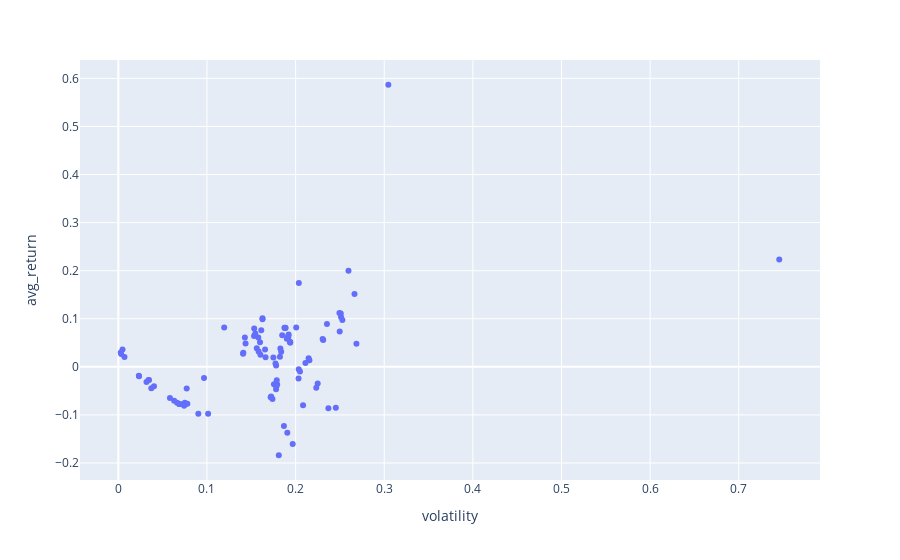

Notebook cell for this chart:
### Code cell
fig = px.scatter(returns_summary_df, y="avg_return", x="volatility", hover_data="ticker")
fig.show()

### Figure 1 — Plotly figure (JSON) as saved in the notebook; plotly's stock layout.template omitted (floating-point values rounded to 4 significant figures)
{"data": [{"customdata": [["VEU"], ["VMBS"], ["IEMG"], ["USMV"], ["IWF"], ["IEF"], ["IXUS"], ["VNQ"], ["VV"], ["IVE"], ["VCSH"], ["BIV"], ["VXUS"], ["TIP"], ["AGG"], ["MUB"], ["IAU"], ["LQD"], ["IVW"], ["SPYV"], ["SCHF"], ["IJR"], ["JEPI"], ["SPY"], ["VGSH"], ["VGK"], ["XLK"], ["VHT"], ["SHV"], ["IWB"], ["IVV"], ["QQQM"], ["VBR"], ["SCHG"], ["IJH"], ["IUSB"], ["SPYG"], ["GOVT"], ["XLI"], ["DGRO"], ["VGT"], ["DFAC"], ["VO"], ["EFV"], ["BSV"], ["XLY"], ["SCHD"], ["VUG"], ["VYM"], ["SPLG"], ["VT"], ["XLP"], ["GLD"], ["TQQQ"], ["RSP"], ["BND"], ["VXF"], ["IWM"], ["VEA"], ["VOE"], ["QUAL"], ["SPDW"], ["VTI"], ["SDY"], ["COWZ"], ["XLU"], ["ACWI"], ["IWR"], ["DVY"], ["JPST"], ["VWO"], ["VTV"], ["USFR"], ["ITOT"], ["VOO"], ["EEM"], ["SCHX"], ["DIA"], ["IGSB"], ["BNDX"], ["VGIT"], ["SHY"], ["VIG"], ["HYG"], ["VB"], ["VCIT"], ["MDY"], ["VTEB"], ["SCHB"], ["XLV"], ["IEFA"], ["MGK"], ["TLT"], ["IWD"], ["EFA"], ["MBB"], ["XLF"], ["QQQ"], ["XLE"], ["BIL"]], "hovertemplate": "volatility=%{x}<br>avg_return=%{y}<br>ticker=%{customdata[0]}<extra></extra>", "legendgroup": "", "marker": {"color": "#636efa", "symbol": "circle"}, "mode": "markers", "name": "", "orientation": "v", "showlegend": false, "type": "scatter", "x": [0.1724, 0.07499, 0.1906, 0.1435, 0.2354, 0.09023, 0.1739, 0.2084, 0.1921, 0.1627, 0.03399, 0.07421, 0.1719, 0.07712, 0.06918, 0.04021, 0.141, 0.1013, 0.2311, 0.1626, 0.1756, 0.2233, 0.1194, 0.1886, 0.02309, 0.2033, 0.2597, 0.1583, 0.003184, 0.1916, 0.1885, 0.2494, 0.2156, 0.2512, 0.2147, 0.06633, 0.2305, 0.06872, 0.1849, 0.1579, 0.2664, 0.1901, 0.2035, 0.1749, 0.03175, 0.2686, 0.1562, 0.2498, 0.1531, 0.1874, 0.178, 0.1427, 0.1407, 0.7457, 0.1837, 0.06883, 0.2454, 0.237, 0.1783, 0.1823, 0.2006, 0.178, 0.1939, 0.1603, 0.2036, 0.1828, 0.1773, 0.2049, 0.1661, 0.006913, 0.1868, 0.1545, 0.004704, 0.1939, 0.1879, 0.1967, 0.1918, 0.1599, 0.03461, 0.05822, 0.06298, 0.0233, 0.1613, 0.09665, 0.2249, 0.07785, 0.215, 0.03719, 0.1936, 0.1533, 0.1792, 0.2528, 0.181, 0.1655, 0.1787, 0.0754, 0.2111, 0.2509, 0.3046, 0.0027], "xaxis": "x", "y": [-0.06193, -0.07479, -0.1371, 0.04859, 0.08934, -0.09732, -0.06709, -0.07973, 0.06747, 0.09891, -0.02711, -0.08094, -0.06326, -0.0448, -0.0772, -0.04047, 0.02922, -0.09748, 0.05576, 0.1013, -0.0361, -0.0436, 0.08172, 0.08077, -0.01858, -0.02435, 0.1998, 0.03182, 0.02676, 0.06138, 0.0812, 0.112, 0.01384, 0.1037, 0.01814, -0.07486, 0.05773, -0.07725, 0.06588, 0.0613, 0.1514, 0.05859, -0.005019, 0.01934, -0.03154, 0.04813, 0.03885, 0.07358, 0.0644, 0.0812, 0.002608, 0.06081, 0.02705, 0.2234, 0.03126, -0.07749, -0.08528, -0.08586, -0.04076, 0.02076, 0.08208, -0.04682, 0.05049, 0.02505, 0.1743, 0.03822, 0.006756, -0.009691, 0.01974, 0.02057, -0.1228, 0.06945, 0.03593, 0.05069, 0.08101, -0.1606, 0.06445, 0.05101, -0.02741, -0.06496, -0.07077, -0.0197, 0.07591, -0.02332, -0.03459, -0.07697, 0.01425, -0.04444, 0.05237, 0.07988, -0.03696, 0.09747, -0.1839, 0.03588, -0.02763, -0.07718, 0.00816, 0.111, 0.5868, 0.03001], "yaxis": "y"}], "layout": {"legend": {"tracegroupgap": 0}, "margin": {"t": 60}, "xaxis": {"anchor": "y", "domain": [0, 1], "title": {"text": "volatility"}}, "yaxis": {"anchor": "x", "domain": [0, 1], "title": {"text": "avg_return"}}}}
